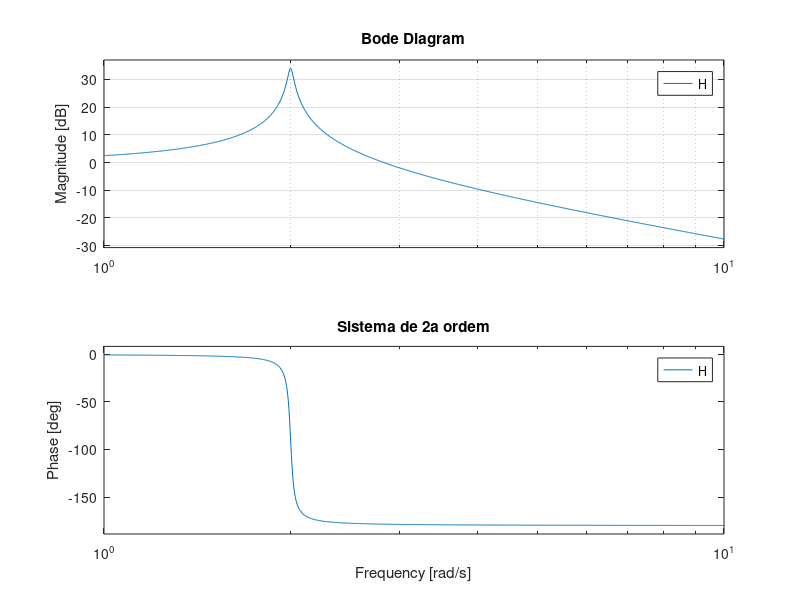

The MATLAB script that drew this image: (Note: this script raises an error after producing the figure.)
clear; close all; clc

wn = 2;           % rad/s
zeta = 0.01;       % executar com zeta = 0.01 também

Num = wn^2;
Den = [1 2*zeta*wn wn^2];
H = tf(Num, Den);

w = logspace(0, 1, 1000);   % 500 pontos entre 10^0 e 10^1
bode(H, w);                % Hw: 1 x 1 x length(w)
grid;
title('Sistema de 2a ordem');  % sobrepõe ao título default 
str = ['\omega_n = ', num2str(wn), ' Hz', ' \zeta = ', num2str(zeta)];
gtext(str);